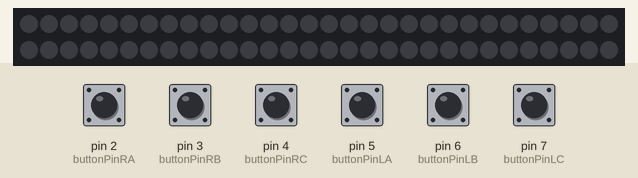
Recording of a sketch running on a simulated Arduino Uno, built with avr-gcc and run on an emulated ATmega328P. Shown: 60 RGB LEDs in strip order, left to right, continuing on the next row. Inputs (shaded band) come from the test bench; at power-on: pin 2 (buttonPinRA), pin 3 (buttonPinRB), pin 4 (buttonPinRC), pin 5 (buttonPinLA), pin 6 (buttonPinLB), pin 7 (buttonPinLC) LOW. Dim RGB values are drawn brighter than linear.

Above: at 1.2 s.
1.3 s: pin 2 (buttonPinRA) pulled HIGH for 0.15 s
At 2.2 s:
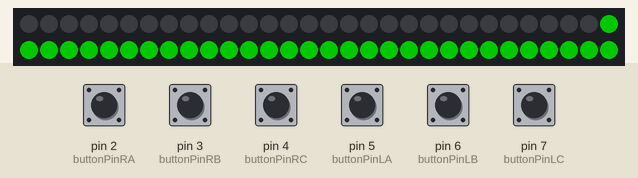
4.1 s: pin 3 (buttonPinRB) pulled HIGH for 0.15 s
At 5.0 s:
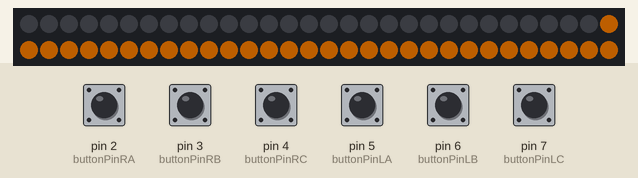
6.9 s: pin 4 (buttonPinRC) pulled HIGH for 0.15 s
At 7.8 s:
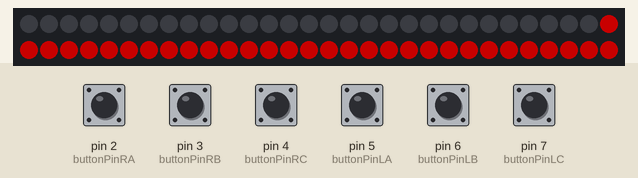
9.7 s: pin 5 (buttonPinLA) pulled HIGH for 0.15 s
At 10.6 s:
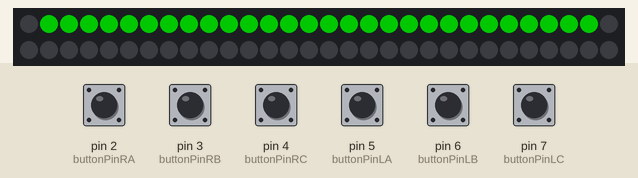
11.6 s: pin 6 (buttonPinLB) pulled HIGH for 0.15 s
At 12.5 s:
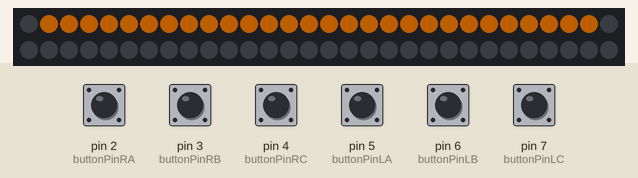
13.5 s: pin 7 (buttonPinLC) pulled HIGH for 0.15 s
At 14.4 s:
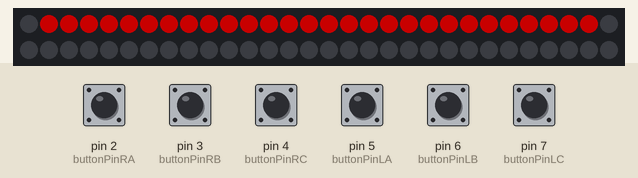
Timing chart, 0 to 16.4 s (numbered marks = the images above; inputs shaded):
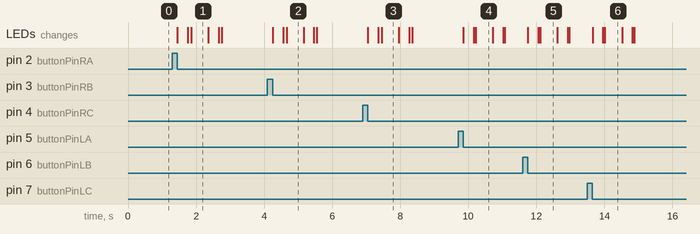

Measured:
- after the input at 1.3 s, the LEDs: first change after 0.15 s (image 1 shows a later state)
- after the input at 4.1 s, the LEDs: first change after 0.15 s (image 2 shows a later state)
- after the input at 6.9 s, the LEDs: first change after 0.15 s (image 3 shows a later state)
- after the input at 9.7 s, the LEDs: first change after 0.15 s (image 4 shows a later state)
- after the input at 11.6 s, the LEDs: first change after 0.15 s (image 5 shows a later state)
- after the input at 13.5 s, the LEDs: first change after 0.15 s (image 6 shows a later state)

The sketch:

Mars_rover.ino
```cpp
#include <Adafruit_NeoPixel.h>
#ifdef __AVR__
  #include <avr/power.h>
#endif

#define PIN 9
#define NUM_LEDS 60
#define BRIGHTNESS 100

Adafruit_NeoPixel strip = Adafruit_NeoPixel(NUM_LEDS, PIN, NEO_GRBW + NEO_KHZ800);


const int buttonPinRA = 2;
const int buttonPinRB = 3;
const int buttonPinRC = 4;
const int buttonPinLA = 5;
const int buttonPinLB = 6;
const int buttonPinLC = 7;

int buttonStateRA = 0;
int previousStateRA =0;
int buttonStateRB = 0;
int previousStateRB =0;
int buttonStateRC = 0;
int previousStateRC =0;
int buttonStateLA = 0;
int previousStateLA =0;
int buttonStateLB = 0;
int previousStateLB =0;
int buttonStateLC = 0;
int previousStateLC =0;


void setup() {
  pinMode(buttonPinRA, INPUT);
  pinMode(buttonPinRB, INPUT);
  pinMode(buttonPinRC, INPUT);
  pinMode(buttonPinLA, INPUT);
  pinMode(buttonPinLB, INPUT);
  pinMode(buttonPinLC, INPUT);
  Serial.begin(9600);

    #if defined (__AVR_ATtiny85__)
    if (F_CPU == 16000000) clock_prescale_set(clock_div_1);
  #endif
  strip.setBrightness(BRIGHTNESS);
  strip.begin();
  strip.show();
}

void loop () {
  buttonStateRA = digitalRead(buttonPinRA);
  if (buttonStateRA != previousStateRA && buttonStateRA == LOW) {
    triggerLEDStripR(strip.Color(0, 255, 0));
  }
  previousStateRA = buttonStateRA;

  buttonStateRB = digitalRead(buttonPinRB);
  if (buttonStateRB != previousStateRB && buttonStateRB == LOW) {
    triggerLEDStripR(strip.Color(200, 100, 0));
  }
  previousStateRB = buttonStateRB;

  buttonStateRC = digitalRead(buttonPinRC);
  if (buttonStateRC != previousStateRC && buttonStateRC == LOW) {
    triggerLEDStripR(strip.Color(255, 0, 0));
  }
  previousStateRC = buttonStateRC;


  buttonStateLA = digitalRead(buttonPinLA);
  if (buttonStateLA != previousStateLA && buttonStateLA == LOW) {
    triggerLEDStripL(strip.Color(0, 255, 0));
  }
  previousStateLA = buttonStateLA;

  buttonStateLB = digitalRead(buttonPinLB);
  if (buttonStateLB != previousStateLB && buttonStateLB == LOW) {
    triggerLEDStripL(strip.Color(200, 100, 0));
  }
  previousStateLB = buttonStateLB;

  buttonStateLC = digitalRead(buttonPinLC);
  if (buttonStateLC != previousStateLC && buttonStateLC == LOW) {
    triggerLEDStripL(strip.Color(255, 0, 0));
  }
  previousStateLC = buttonStateLC;
}


void triggerLEDStripR(uint32_t c){
  colorWipeRight(c, 10, 60);
  delay(500);
  colorWipeRight(strip.Color(0,0,0), 10, 60);
}

void triggerLEDStripL(uint32_t c){
  colorWipeLeft(c,10,0);
  delay(500);
  colorWipeLeft(strip.Color(0, 0, 0),10, 0);
}


void colorWipeRight(uint32_t c, uint8_t wait, int pixelNum) {
  for(uint16_t i=29; i<pixelNum; i++) {
    strip.setPixelColor(i, c);
    strip.show();
    delay(wait);
  }
}

void colorWipeLeft(uint32_t c, uint8_t wait, int pixelNum) {
  for(uint16_t i=28; i>pixelNum; i--) {
    strip.setPixelColor(i, c);
    strip.show();
    delay(wait);
  }
}
```
